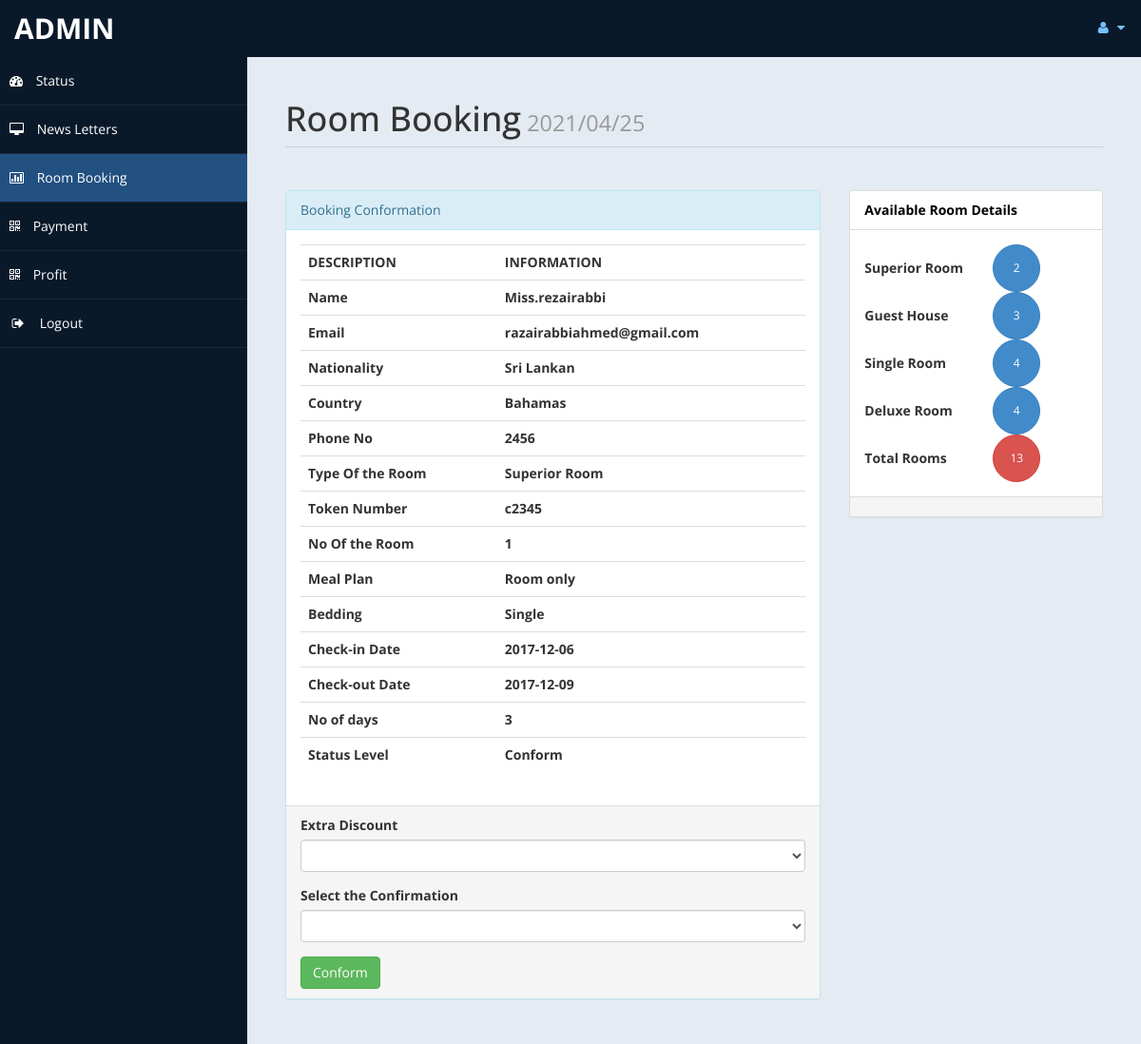
The page /admin/roombook.php?rid=13 (signed in) on the database its author committed.
### tables this page shows
CREATE TABLE `roombook` (
  `id` int(10) UNSIGNED NOT NULL,
  `Title` varchar(5) DEFAULT NULL,
  `FName` text,
  `LName` text,
  `Email` varchar(50) DEFAULT NULL,
  `National` varchar(30) DEFAULT NULL,
  `Country` varchar(30) DEFAULT NULL,
  `Phone` text,
  `TRoom` varchar(20) DEFAULT NULL,
  `token` varchar(50) NOT NULL,
  `Bed` varchar(10) DEFAULT NULL,
  `NRoom` varchar(2) DEFAULT NULL,
  `Meal` varchar(15) DEFAULT NULL,
  `cin` date DEFAULT NULL,
  `cout` date DEFAULT NULL,
  `extra` double(8,2) NOT NULL,
  `stat` varchar(15) DEFAULT NULL,
  `nodays` int(11) DEFAULT NULL
);

### admin/roombook.php (the view, shortened to what this page needs)
<?php
		if(!isset($_GET["rid"]))
		{
			 header("location:index.php");
		}
		else {
				$curdate=date("Y/m/d");
				include ('db.php');
				$id = $_GET['rid'];
				$sql ="Select * from roombook where id = '$id'";
				$re = mysqli_query($con,$sql);
				while($row=mysqli_fetch_array($re))
				{
					$title = $row['Title'];
					$fname = $row['FName'];
					$lname = $row['LName'];
					$email = $row['Email'];
					$nat = $row['National'];
					$country = $row['Country'];
					$Phone = $row['Phone'];
					$troom = $row['TRoom'];
					$token = $row['token'];
					$nroom = $row['NRoom'];
					$bed = $row['Bed'];
					$meal = $row['Meal'];
					$cin = $row['cin'];
					$cout = $row['cout'];
					$sta = $row['stat'];
					$days = $row['nodays'];
				}
	}
			?>
<!DOCTYPE html>
<html xmlns="http://www.w3.org/1999/xhtml">
<head>
    <link href="assets/css/bootstrap.css" rel="stylesheet" />
    <link href="assets/css/font-awesome.css" rel="stylesheet" />
    <link href="assets/js/morris/morris-0.4.3.min.css" rel="stylesheet" />
    <link href="assets/css/custom-styles.css" rel="stylesheet" />
</head>
<body>
    <div id="wrapper">
        <nav class="navbar navbar-default top-navbar" role="navigation">
            <div class="navbar-header">
                <a class="navbar-brand" href="home.php"> <?php echo $_SESSION["user"]; ?> </a>
            </div>
            <ul class="nav navbar-top-links navbar-right">
                <li class="dropdown">
                    <a class="dropdown-toggle" data-toggle="dropdown" href="#" aria-expanded="false">
                        <i class="fa fa-user fa-fw"></i> <i class="fa fa-caret-down"></i>
                    </a>
                </li>
            </ul>
        </nav>
        <nav class="navbar-default navbar-side" role="navigation">
            <div class="sidebar-collapse">
                <ul class="nav" id="main-menu">
                    <li>
                        <a  href="home.php"><i class="fa fa-dashboard"></i> Status</a>
                    </li>
                    <li>
                        <a href="messages.php"><i class="fa fa-desktop"></i> News Letters</a>
                    </li>
					<li>
                        <a class="active-menu" href="roombook.php"><i class="fa fa-bar-chart-o"></i> Room Booking</a>
                    </li>
                    <li>
                        <a href="payment.php"><i class="fa fa-qrcode"></i> Payment</a>
                    </li>
					<li>
                        <a  href="profit.php"><i class="fa fa-qrcode"></i> Profit</a>
                    </li>
                    <li>
                        <a href="logout.php"><i class="fa fa-sign-out fa-fw"></i> Logout</a>
                    </li>
					</ul>
            </div>
        </nav>
        <div id="page-wrapper">
            <div id="page-inner">
                <div class="row">
                    <div class="col-md-12">
                        <h1 class="page-header">
                            Room Booking<small>	<?php echo  $curdate; ?> </small>
                        </h1>
                    </div>
					<div class="col-md-8 col-sm-8">
                    <div class="panel panel-info">
                        <div class="panel-heading">
                           Booking Conformation
                        </div>
                        <div class="panel-body">
							<div class="table-responsive">
                                <table class="table">
                                    <tr>
                                            <th>DESCRIPTION</th>
                                            <th>INFORMATION</th>
                                        </tr>
                                        <tr>
                                            <th>Name</th>
                                            <th><?php echo $title.$fname.$lname; ?> </th>
                                        </tr>
										<tr>
                                            <th>Email</th>
                                            <th><?php echo $email; ?> </th>
                                        </tr>
										<tr>
                                            <th>Nationality </th>
                                            <th><?php echo $nat; ?></th>
                                        </tr>
										<tr>
                                            <th>Country </th>
                                            <th><?php echo $country;  ?></th>
                                        </tr>
										<tr>
                                            <th>Phone No </th>
                                            <th><?php echo $Phone; ?></th>
                                        </tr>
										<tr>
                                            <th>Type Of the Room </th>
                                            <th><?php echo $troom; ?></th>
                                        </tr>
										<tr>
                                            <th>Token Number</th>
                                            <th><?php echo $token; ?></th>
                                        </tr>
										<tr>
                                            <th>No Of the Room </th>
                                            <th><?php echo $nroom; ?></th>
                                        </tr>
										<tr>
                                            <th>Meal Plan </th>
                                            <th><?php echo $meal; ?></th>
                                        </tr>
										<tr>
                                            <th>Bedding </th>
                                            <th><?php echo $bed; ?></th>
                                        </tr>
										<tr>
                                            <th>Check-in Date </th>
                                            <th><?php echo $cin; ?></th>
                                        </tr>
										<tr>
                                            <th>Check-out Date</th>
                                            <th><?php echo $cout; ?></th>
                                        </tr>
										<tr>
                                            <th>No of days</th>
                                            <th><?php echo $days; ?></th>
                                        </tr>
										<tr>
                                            <th>Status Level</th>
                                            <th><?php echo $sta; ?></th>
                                        </tr>
                                </table>
                            </div>
                        </div>
                        <div class="panel-footer">
                            <form method="post">
										<div class="form-group">
											<label>Extra Discount</label>
											<select name="extra"class="form-control">
												<option value selected>	</option>
												<option value="5dis">5% Discount</option>
											</select>
										 </div>
										<div class="form-group">
											<label>Select the Confirmation</label>
											<select name="conf"class="form-control">
												<option value selected>	</option>
												<option value="Conform">Confirm</option>
											</select>
										 </div>
							<input type="submit" name="co" value="Conform" class="btn btn-success">
							</form>
                        </div>
                    </div>
					</div>
					<?php
						$rsql ="select * from room";
						$rre= mysqli_query($con,$rsql);
						$r =0 ;
						$sc =0;
						$gh = 0;
						$sr = 0;
						$dr = 0;
						while($rrow=mysqli_fetch_array($rre))
						{
							$r = $r + 1;
							$s = $rrow['type'];
							if($s=="Superior Room" )
							{
								$sc = $sc+ 1;
							}
							if($s=="Guest House")
							{
								$gh = $gh + 1;
							}
							if($s=="Single Room" )
							{
								$sr = $sr + 1;
							}
							if($s=="Deluxe Room" )
							{
								$dr = $dr + 1;
							}
						}
						?>
						<?php
						$csql ="select * from payment";
						$cre= mysqli_query($con,$csql);
						$cr =0 ;
						$csc =0;
						$cgh = 0;
						$csr = 0;
						$cdr = 0;
						while($crow=mysqli_fetch_array($cre))
						{
							$cr = $cr + 1;
							$cs = $crow['troom'];
							if($cs=="Superior Room"  )
							{
								$csc = $csc + 1;
							}
						}
					?>
					<div class="col-md-4 col-sm-4">
                    <div class="panel panel-default">
                        <div class="panel-heading">
                           Available Room Details
                        </div>
                        <div class="panel-body">
						<table width="200px">
							<tr>
								<td><b>Superior Room	 </b></td>
								<td><button type="button" class="btn btn-primary btn-circle"><?php
									$f1 =$sc - $csc;
									if($f1 <=0 )
									{	$f1 = "NO";
										echo $f1;
									}
									else{
											echo $f1;
									}
								?> </button></td>
							</tr>
							<tr>
								<td><b>Guest House</b>	 </td>
								<td><button type="button" class="btn btn-primary btn-circle"><?php
								$f2 =  $gh -$cgh;
								if($f2 <=0 )
									{	$f2 = "NO";
										echo $f2;
									}
									else{
											echo $f2;
									}
								?> </button></td>
							</tr>
							<tr>
								<td><b>Single Room	 </b></td>
								<td><button type="button" class="btn btn-primary btn-circle"><?php
								$f3 =$sr - $csr;
								if($f3 <=0 )
									{	$f3 = "NO";
										echo $f3;
									}
									else{
											echo $f3;
									}
								?> </button></td>
							</tr>
							<tr>
								<td><b>Deluxe Room</b>	 </td>
								<td><button type="button" class="btn btn-primary btn-circle"><?php
								$f4 =$dr - $cdr;
								if($f4 <=0 )
									{	$f4 = "NO";
										echo $f4;
									}
									else{
											echo $f4;
									}
								?> </button></td>
							</tr>
							<tr>
								<td><b>Total Rooms	</b> </td>
								<td> <button type="button" class="btn btn-danger btn-circle"><?php
								$f5 =$r-$cr;
								if($f5 <=0 )
									{	$f5 = "NO";
										echo $f5;
									}
									else{
											echo $f5;
									}
								 ?> </button></td>
							</tr>
						</table>
						</div>
                        <div class="panel-footer">
                        </div>
                    </div>
					</div>
                </div>
                </div>
         </div>
        </div>
</body>
</html>

### admin/assets/css/custom-styles.css (style rules this page uses)
body { font-family: 'Open Sans', sans-serif; }
#wrapper { width: 100%; background:#09192A; }
#page-wrapper { padding: 15px 15px; min-height: 600px; background:#E5EBF2; }
#page-inner { width:100%; margin:10px 20px 10px 0px; background-color:transparent; padding:10px; min-height:1200px; }
h1, .h1, h2, .h2, h3, .h3 { margin-top: 7px; margin-bottom: -5px; }
.page-header { padding-bottom: 9px; margin: 10px 0 45px; border-bottom: 1px solid #C7D1DD; }
.panel-default > .panel-heading { color: #000; background-color: #FFFFFF; border-color: #ddd; font-weight:bold; }
.top-navbar { margin:0px; }
.top-navbar .navbar-brand { color: #fff; width: 260px; text-align: left; height: 60px; font-size: 30px; font-weight: 700; text-transform: uppercase; line-height: 30px; }
.top-navbar .nav > li { position: relative; display: inline-block; }
.top-navbar .nav > li > a { position: relative; display: block; padding: 19px 15px; color: #77C0FD; }
.active-menu { background-color:#225081!important; }
.sidebar-collapse , .sidebar-collapse .nav { background:none; }
.sidebar-collapse .nav { padding:0; }
.sidebar-collapse .nav > li > a { color:#fff; background:transparent; text-shadow:none; }
.sidebar-collapse > .nav > li > a { padding:15px 10px; }
.sidebar-collapse > .nav > li { border-bottom: 1px solid rgba(107, 108, 109, 0.19); }
.navbar-side { border:none; background-color: transparent; }
.top-navbar { background:#09192A; border-bottom:none; }
.top-navbar .nav > li > a > i { margin-right: 2px; }
.navbar-default { border:0px solid black; }
.navbar-header { background: #09192A; }
.nav > li > a > i { margin-right:10px; }
.btn-circle { width: 50px; height: 50px; padding: 6px 0; -webkit-border-radius: 25px; -moz-border-radius: 25px; border-radius: 25px; text-align: center; font-size: 12px; line-height: 1.428571429; }
@media (min-width:768px) { #page-wrapper { margin: 0 0 0 260px; padding: 15px 30px; min-height: 1200px; } }
@media (min-width:768px) { .navbar-side { z-index: 1; position: absolute; width: 260px; } }
@media (min-width:768px) { .navbar { border-radius: 0px; } }

### rows shown on the page
roombook: Title "Miss.", FName "rezai", LName "rabbi", Email "razairabbiahmed@gmail.com", National "Sri Lankan", Country "Bahamas", Phone "2456", TRoom "Superior Room", token "c2345", NRoom "1", Meal "Room only", Bed "Single", cin "2017-12-06", cout "2017-12-09", nodays "3", stat "Conform"

### other values the page prints
$_SESSION["user"] "ADMIN"
$f1 "2"
$f2 "3"
$f3 "4"
$f4 "4"
$f5 "13"
